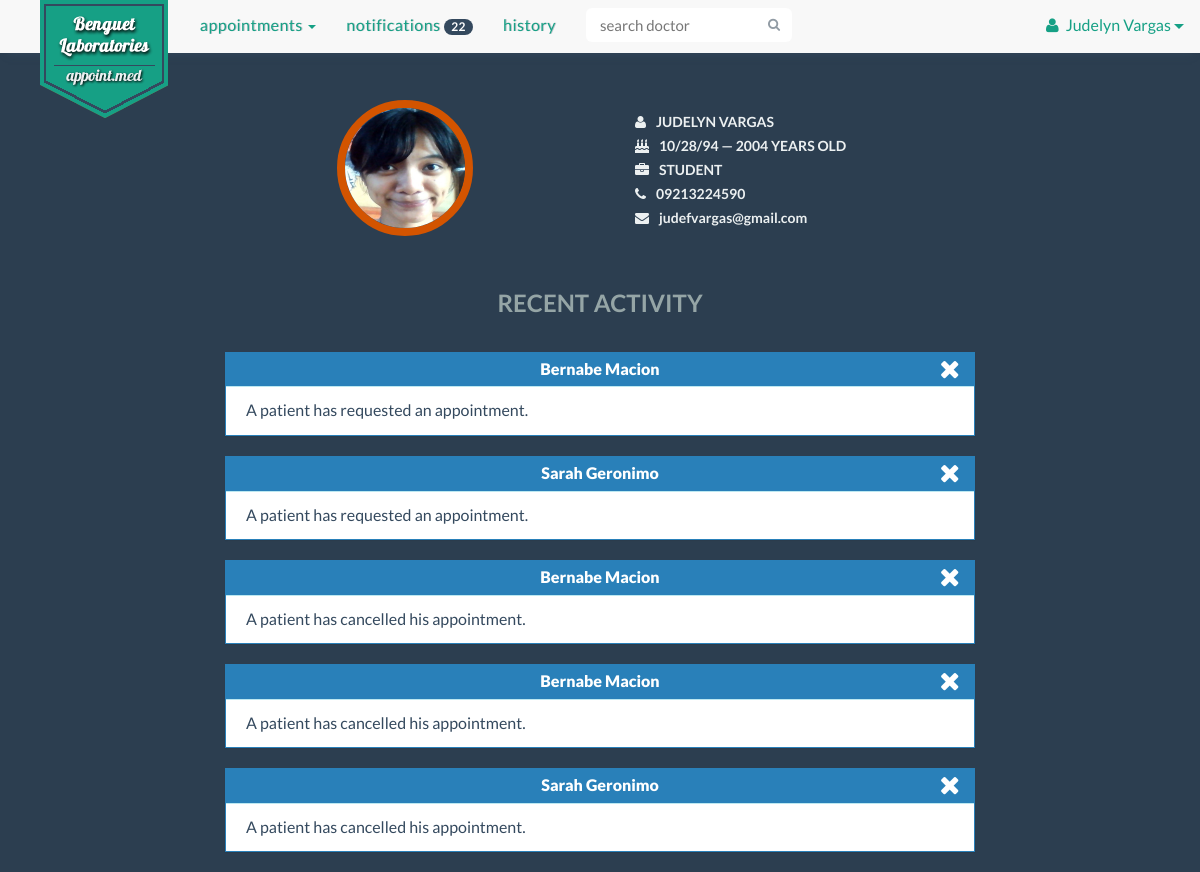
The page /patient.php (signed in) on the database its author committed.
### tables this page shows
CREATE TABLE IF NOT EXISTS `patient` (
  `patient_id` varchar(100) NOT NULL,
  `patient_name` text NOT NULL,
  `patient_contact` varchar(100) NOT NULL,
  `birthdate` varchar(100) NOT NULL,
  `email` varchar(200) NOT NULL,
  `username` varchar(100) NOT NULL,
  `occupation` text,
  PRIMARY KEY (`patient_id`),
  KEY `username` (`username`)
);

CREATE TABLE IF NOT EXISTS `notification` (
  `notification_id` int(11) NOT NULL AUTO_INCREMENT,
  `indicator` varchar(100) NOT NULL,
  `doctor_id` varchar(100) NOT NULL,
  `patient_id` varchar(100) NOT NULL,
  `legend_id` varchar(100) NOT NULL,
  `notification_date` date NOT NULL,
  `notification` text NOT NULL,
  PRIMARY KEY (`notification_id`),
  KEY `patient_id` (`patient_id`),
  KEY `notif_id` (`legend_id`),
  FULLTEXT KEY `doctor_id` (`doctor_id`)
);

CREATE TABLE IF NOT EXISTS `doctor` (
  `doctor_id` varchar(100) NOT NULL,
  `doctor_name` text NOT NULL,
  `specialization` text NOT NULL,
  `doctor_status` enum('On Leave','Emergency','In','Out','Sick Leave') NOT NULL,
  `email` varchar(100) NOT NULL,
  `username` varchar(100) NOT NULL,
  PRIMARY KEY (`doctor_id`),
  KEY `username` (`username`)
);

### patient.php (the view, shortened to what this page needs)
<!DOCTYPE html>
<html lang="en">
<head>
</head>
    <?php
        include 'include/head.php';
        include 'connectdatabase.php';
    ?>
  <body>
    <div class="container">
        <?php
            $username = $_SESSION['username'];
            $result = mysqli_query($con, "SELECT * FROM patient WHERE username LIKE '$username'" ) or die(mysqli_error());
            $row =  mysqli_fetch_array($result);
            $patient_id = $row['patient_id'];
            $patient_n = $row['patient_name'];
            $n_result = mysqli_query($con, "SELECT * FROM notification WHERE patient_id LIKE '$patient_id'" ) or die(mysqli_error());
        ?>
        <?php
            include 'include/pt-nav-start.php';
        ?>
                    <ul class="nav navbar-nav">
                        <li class="dropdown">
                            <a href="#" class="dropdown-toggle" data-toggle="dropdown" role="button" aria-expanded="false">Appointments <span class="caret"></span></a>
                        </li>
                        <li><a href="notifications.php">Notifications <span class="badge">22</span></a></li>
                        <li><a href="history.php">History</a></li>
        <?php
            include 'include/pt-nav-end.php';
        ?>
        <div class="container-fluid" id="patient-info">
            <div class="row">
                <div class="col-xs-12 col-md-2 col-md-offset-3">
                     <img src="img/profile/<?php echo $patient_id ?>.jpg" class="img-responsive">
                </div>
                <div class="col-xs-12 col-md-5 col-md-offset-1">
                    <div class="p-info">
                        <ul>
                            <li><i class="fa fa-user"></i><?php echo $row['patient_name']; ?></li>
                            <?php
                                $birthday = explode("-", $row['birthdate']);
                                $age = (date("md", date("U", mktime(0, 0, 0, $birthday[1], $birthday[2], $birthday[0]))) > date("md")
                                  ? ((date("Y") - $birthday[0]) - 1)
                                  : (date("Y") - $birthday[0]));
                            ?>
                            <li><i class="fa fa-birthday-cake"></i><?php echo $row['birthdate'];?> &mdash; <?php echo $age;?> years old</li>
                            <li><i class="fa fa-briefcase"></i><?php echo $row['occupation'];?></li>
                            <li><i class="fa fa-phone"></i><?php echo $row['patient_contact']; ?></li>
                            <li class="email"><i class="fa fa-envelope"></i><?php echo $row['email']; ?></li>
                        </ul>
                    </div>
                </div>
            </div>
        </div>
        <div class="container-fluid">
            <div class="row">
                <div class="col-md-6 col-md-offset-3">
                    <h1 class="text-center row-header2">Recent Activity</h1>
                </div>
                <?php
                while ($n_row =  mysqli_fetch_array($n_result)){
                    if($n_row['indicator'] == 'patient'){
                    if($n_row['patient_id'] == $patient_id){
                        $n_id = $n_row['legend_id'];
                        $n_did = $n_row['doctor_id'];
                        $n_legend = mysqli_query($con, "SELECT * FROM notification_legend WHERE legend_id LIKE '$n_id'" );
                        $n_color =  mysqli_fetch_array($n_legend);
                        $d_result = mysqli_query($con, "SELECT * FROM doctor WHERE doctor_id LIKE '$n_did'" );
                        $doc =  mysqli_fetch_array($d_result);
                        if ($n_color['color'] == 'blue'){
                        echo '<div class="col-xs-12 col-md-8 col-md-offset-2">
                            <div class="panel panel-notif panel-info">
                                <div class="panel-heading">'.$doc['doctor_name'].'
                                    <a href="#" title="cancel"><i class="fa fa-remove delete-btn"></i></a>
                                </div>
                                <div class="panel-body">
                                    '.$n_row['notification'].'
                                </div>
                            </div>
                        </div>';
                        }
                    }
                }
                }
                ?>
            </div>
        </div>
    </div>
  </body>
</html>

### include/pt-nav-end.php (shortened to what this page needs)
                <form class="navbar-form navbar-right" method="post" role="search">
                    <div class="input-group search-bar">
                        <input type="text" class="form-control" name="search" placeholder="search doctor" id="inputSearch">
                        <span class="input-group-btn">
                            <button type="submit" class="btn"><i class="fa fa-search"></i></button>
                        </span>
                    </div>
                </form>
            </ul>
            <ul class="nav navbar-nav navbar-right">
                <div class="btn-group navbar-right signedin">
                    <button type="button" class="btn btn-default btn-lg btn-noborder dropdown-toggle" data-toggle="dropdown" aria-expanded="false">
                        <i class="fa fa-user"></i><?php echo $patient_n ?>
                        <span class="caret"></span>
                    </button>
                </div>
            </ul>
        </div>
    </div>
</nav>

### css/styles.css (style rules this page uses)
* { margin: 0; padding: 0; }
body { padding-top: 80px; font-family: "Lato", Arial, sans-serif; color: #34495e; font-size: 18px; line-height: 1.72222; background-color: #2C3E50; }
a { color: #16a085 !important; -webkit-transition: .25s; transition: .25s; }
h1, h2, h3, h4 { font-family: inherit; font-weight: 700; line-height: 1.1; color: inherit; }
.container { padding-left: 0 !important; padding-right: 0 !important; }
nav > div > div > ul > li > a { font-size: 16px; letter-spacing: 0.5px; text-transform: lowercase; border-bottom: 3px solid #f8f8f8; text-shadow: 1px 0px 0px rgba(52, 73, 94, 0.3); }
.navbar-default .navbar-form .search-bar { width: 90%; margin: 0 auto; }
.navbar-default .navbar-form .form-control { border-color: transparent; }
.navbar-default .navbar-form .btn { color: #919ba4; border-color: transparent; }
.navbar-form .btn { height: 34px; padding: 5px 10px; font-size: 13px; line-height: 1.4; border-radius: 6px; }
.navbar-form .btn { margin: 0; }
.input-group-btn .btn { background-color: #fff; border: 2px solid #bdc3c7; border-left: 0; }
.signedin { margin-top: 5px; }
.signedin button { font-size: 16px; margin-left: 10px; }
.signedin button i { padding-right: 7px; }
.signedin .btn-noborder { color: #16a085; }
.badge { padding: 2px 7px; background-color: #34495E; }
.row-header, .row-header2, .row-header-lc { font-family: 'Lato', sans-serif; margin: 30px 0 35px 0; font-size: 24px; text-transform: uppercase; }
.row-header2 { color: #95A5A6; }
.panel-heading .delete-btn { color: #fff; position: absolute; right: 30px; font-size: 26px; }
.panel-notif { background: #fff; border-radius: 0; }
.panel-notif > .panel-heading { color: #fff; padding: 3px; font-size: 16px; font-weight: 800; text-align: center; }
.panel-notif > .panel-body { padding: 10px 20px; font-size: 16px; }
.panel-notif.panel-info { border-color: #2980B9; }
.panel-notif.panel-info > .panel-heading { background: #2980B9; border-radius: 0; }
.search-bar .form-control { border-right: 0; border-top-left-radius: 6px !important; border-bottom-left-radius: 6px !important; }
.search-bar .form-control, .input-group-btn .btn { -webkit-transition: all .5s; transition: all .5s; }
.input-group { width: 100%; }
.form-control { padding: 8px 12px; font-size: 15px !important; line-height: 1.467; color: #34495e; border: 2px solid #bdc3c7; box-shadow: none; -webkit-transition: border .25s linear, color .25s linear, background-color .25s linear; transition: border .25s linear, color .25s linear, background-color .25s linear; }
.btn-noborder { border: 0; background: none; }
.search-bar { width: 195px; }
#doctor-info, #patient-info { margin: 20px 0; color: #ECF0F1; font-size: 14px; }
#doctor-info img, #patient-info img, .doctors-full-list img { height: 136px; width: 136px; margin: 0 auto; border: 8px solid #16A085; border-radius: 50%; }
#patient-info img { border: 8px solid #D35400 !important; }
.d-info ul, .p-info ul { margin: 10px 0; list-style: none; text-transform: uppercase; font-weight: 600; }
.p-info ul i, .d-info ul i { padding-right: 10px; }
.p-info ul li, .d-info ul li { margin: 0 10px; padding: 0 10px; }
.email { text-transform: lowercase !important; }

### patient.php (style rules this page uses)
a { text-decoration: none; background: #3bb998; color:#FFFFFF; cursor: pointer; }

### rows shown on the page
patient: patient_name "Judelyn Vargas", patient_id (picture), patient_name "JUDELYN VARGAS", birthdate "10/28/94", birthdate "2004", occupation "STUDENT", patient_contact "09213224590", email "judefvargas@gmail.com"
notification: doctor.doctor_name "Bernabe Macion", notification "A patient has requested an appointment."
notification: doctor.doctor_name "Sarah Geronimo", notification "A patient has requested an appointment."
notification: doctor.doctor_name "Bernabe Macion", notification "A patient has cancelled his appointment."
notification: doctor.doctor_name "Bernabe Macion", notification "A patient has cancelled his appointment."
notification: doctor.doctor_name "Sarah Geronimo", notification "A patient has cancelled his appointment."
